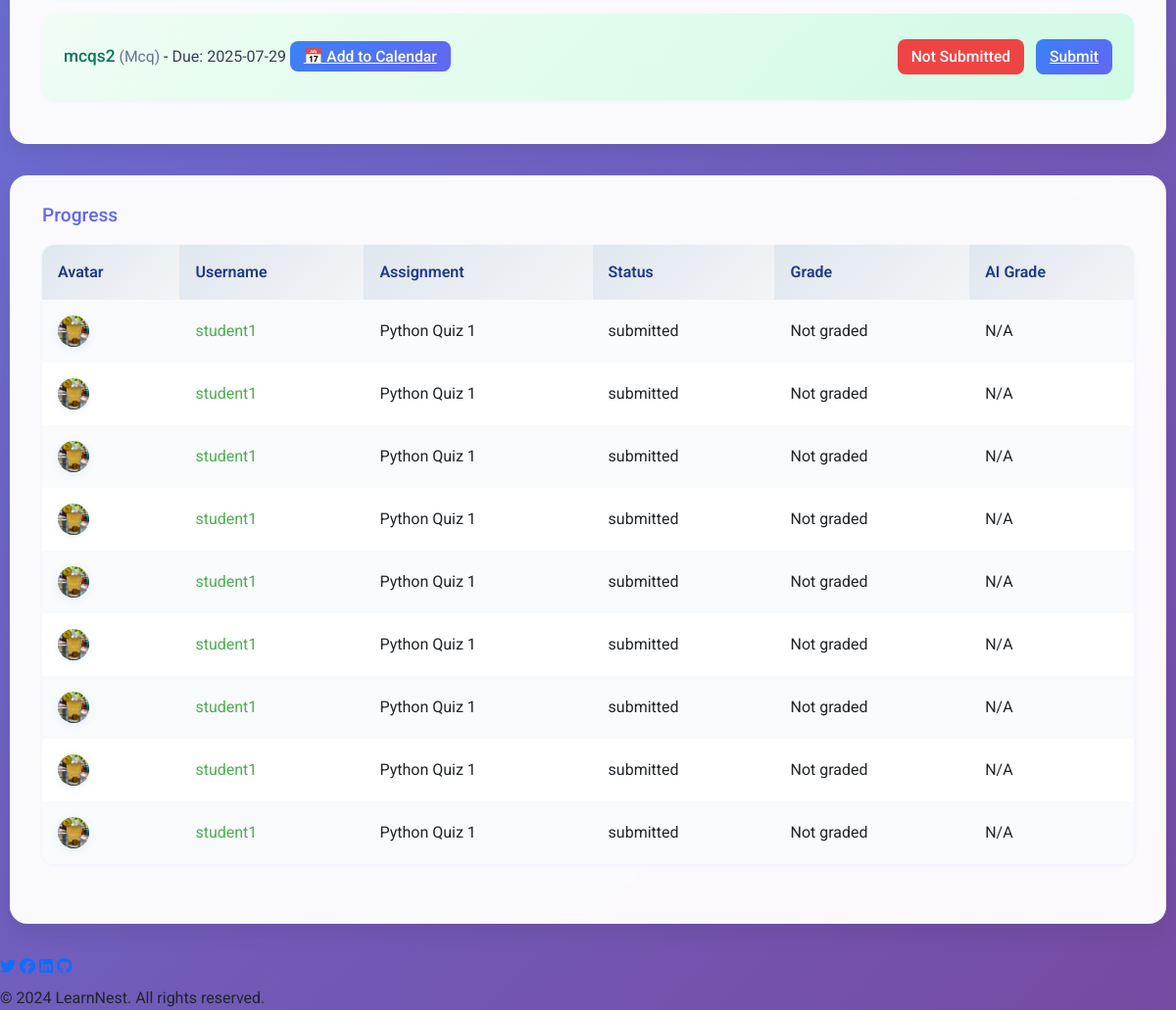
Page /course/1/progress (signed in, lower part) on the earlier database version.
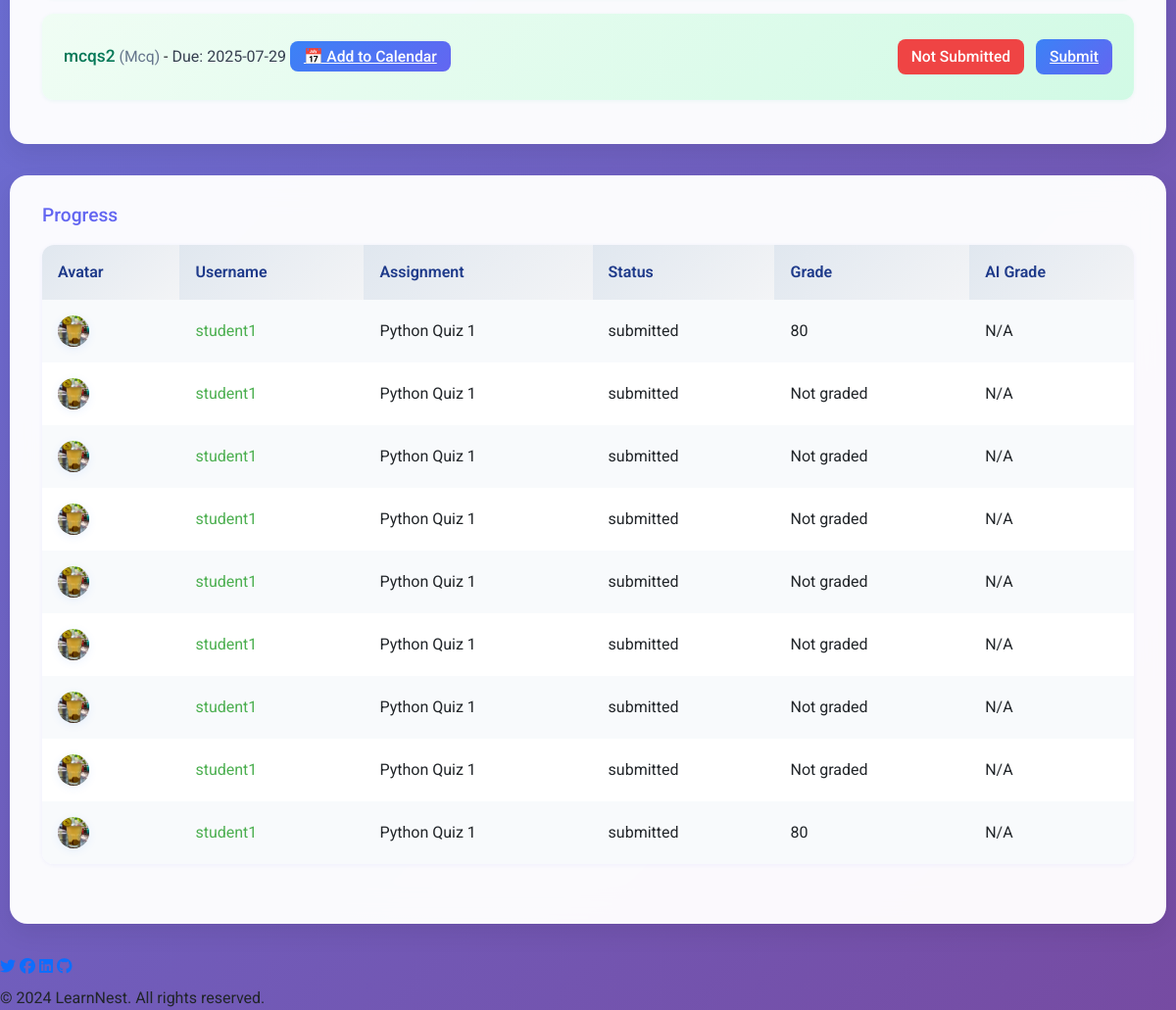
Same page on the later database version.
### tables this page shows
CREATE TABLE progress
             (id INTEGER PRIMARY KEY, user_id INTEGER, course_id INTEGER, assignment_name TEXT, status TEXT, grade INTEGER, file_path TEXT, ai_grade INTEGER, created_at TEXT);

CREATE TABLE users
             (id INTEGER PRIMARY KEY, username TEXT UNIQUE, password TEXT, role TEXT, avatar TEXT, display_name TEXT, bio TEXT, notif_forum INTEGER DEFAULT 1, notif_grades INTEGER DEFAULT 1, notif_announcements INTEGER DEFAULT 1, dark_mode INTEGER DEFAULT 0, badges TEXT, points INTEGER DEFAULT 0, api_token TEXT, is_approved INTEGER DEFAULT 0, full_name TEXT, email TEXT, phone TEXT, institution TEXT, payment_screenshot TEXT, is_blocked INTEGER DEFAULT 0, created_at TEXT);

### app.py (the view)
@app.route('/course/<int:course_id>/progress')
@login_required
def progress(course_id):
    conn = None
    try:
        conn = sqlite3.connect('database.db', timeout=15.0)
        conn.execute('PRAGMA journal_mode=WAL')
        conn.execute('PRAGMA synchronous=NORMAL')
        conn.execute('PRAGMA cache_size=10000')
        conn.execute('PRAGMA temp_store=MEMORY')
        c = conn.cursor()
        c.execute('SELECT title, creator_id, reference_file_path FROM courses WHERE id = ?', (course_id,))
        course_data = c.fetchone()
        if not course_data:
            flash('Course not found.')
            return redirect(url_for('home'))
        course_title = course_data[0]
        creator_id = course_data[1]
        reference_file = os.path.basename(course_data[2]) if course_data[2] else None
        c.execute('SELECT avatar, display_name FROM users WHERE id = ?', (creator_id,))
        creator_info = c.fetchone()
        creator_avatar = creator_info[0] if creator_info and creator_info[0] else DEFAULT_AVATAR
        creator_display_name = creator_info[1] if creator_info and creator_info[1] else 'Course Creator'
        c.execute('SELECT enrollment_number FROM enrollments WHERE user_id = ? AND course_id = ?',
                  (current_user.id, course_id))
        enrollment = c.fetchone()
        if not enrollment and current_user.role != 'creator':
            flash('You must be enrolled or be the creator to view progress.')
            return redirect(url_for('home'))
        if current_user.role == 'creator':
            c.execute('''SELECT p.id, u.username, p.assignment_name, p.status, p.grade, p.file_path, p.ai_grade, u.avatar, u.display_name
                         FROM progress p JOIN users u ON p.user_id = u.id
                         WHERE p.course_id = ?''', (course_id,))
            progress_data = c.fetchall()
        else:
            c.execute('''SELECT p.id, u.username, p.assignment_name, p.status, p.grade, p.file_path, p.ai_grade, u.avatar, u.display_name
                         FROM progress p JOIN users u ON p.user_id = u.id
                         WHERE p.course_id = ? AND p.user_id = ?''', (course_id, current_user.id))
            progress_data = c.fetchall()
        is_creator = current_user.role == 'creator' and creator_id == current_user.id
        c.execute('SELECT id, name, type, due_date FROM assignments WHERE course_id = ? ORDER BY due_date ASC', (course_id,))
        assignments = [{'id': row[0], 'name': row[1], 'type': row[2], 'due_date': row[3]} for row in c.fetchall()]
        assignment_status = {}
        if not is_creator:
            for a in assignments:
                c.execute('SELECT status FROM progress WHERE user_id = ? AND course_id = ? AND assignment_name = ?', (current_user.id, course_id, a['name']))
                row = c.fetchone()
                assignment_status[a['id']] = row[0] if row else 'Not Submitted'
        for a in assignments:
            c.execute('SELECT ai_grade FROM progress WHERE user_id=? AND course_id=? AND assignment_name=? ORDER BY id DESC LIMIT 1', (current_user.id, course_id, a['name']))
            row = c.fetchone()
            a['ai_feedback'] = row[0] if row and row[0] else None
        return render_template('progress.html', course_id=course_id, course_title=course_title, progress_data=progress_data, is_creator=is_creator, is_enrolled=bool(enrollment), reference_file=reference_file, assignments=assignments, assignment_status=assignment_status, creator_avatar=creator_avatar, creator_display_name=creator_display_name)
    except sqlite3.OperationalError as e:
        if "database is locked" in str(e):
            flash('Database is temporarily busy. Please refresh the page in a moment.')
        else:
            flash('Database error occurred. Please try again.')
        return redirect(url_for('home'))
    except Exception as e:
        flash('An error occurred while loading progress. Please try again.')
        return redirect(url_for('home'))
    finally:
        if conn:
            conn.close()

### app.py (called while the page is built)
@login_manager.user_loader
def load_user(user_id):
    conn = sqlite3.connect('database.db')
    c = conn.cursor()
    c.execute('SELECT id, username, role FROM users WHERE id = ?', (user_id,))
    user_data = c.fetchone()
    conn.close()
    if user_data:
        return User(user_data[0], user_data[1], user_data[2])
    return None

### templates/progress.html (shortened to what this page needs)
<!DOCTYPE html>
<html lang="en">
<head>
    <link href="https://cdn.jsdelivr.net/npm/bootstrap@5.3.2/dist/css/bootstrap.min.css" rel="stylesheet">
    <link rel="stylesheet" href="https://cdnjs.cloudflare.com/ajax/libs/font-awesome/6.4.2/css/all.min.css" />
</head>
<body>
    <div class="main-container">
      <div class="card-section">
        <ul class="assignments-list">
          {% for assignment in assignments %}
            <li>
              <div style="flex:2;">
                <span style="font-size:1.08em;font-weight:500;color:#047857;">{{ assignment['name'] }}</span> <span style="color:#64748b;font-size:0.98em;">({{ assignment['type']|capitalize }})</span> - <span style="color:#374151;">Due: {{ assignment['due_date'] or 'N/A' }}</span>
                <a href="/calendar/assignment/{{ assignment['id'] }}.ics" class="submit-btn" title="Add this assignment to your calendar">📅 Add to Calendar</a>
              </div>
              <div class="actions button-group">
                {% if not is_creator %}
                  <span class="badge-status {{ 'badge-success' if assignment_status[assignment['id']] == 'Submitted' else 'badge-danger' }}">
                    {{ assignment_status[assignment['id']] }}
                  </span>
                  <a href="{{ url_for('submit_assignment_new', course_id=course_id, assignment_id=assignment['id']) }}" class="submit-btn">Submit</a>
                {% endif %}
              </div>
            </li>
          {% else %}
            <li>No assignments available.</li>
          {% endfor %}
        </ul>
      </div>
      <div class="card-section">
        <h2 style="font-size:1.2rem;color:#6366f1;margin-bottom:1.2rem;">Progress</h2>
        {% if progress_data %}
          <table>
            <tr>
              <th>Avatar</th>
              <th>Username</th>
              <th>Assignment</th>
              <th>Status</th>
              <th>Grade</th>
              <th>AI Grade</th>
            </tr>
            {% for data in progress_data %}
              <tr>
                <td class="avatar-cell"><img src="/{{ data[7] if data|length > 7 and data[7] else 'static/default_avatar.png' }}" alt="avatar" onclick="window.location='/profile?user='+encodeURIComponent('{{ data[1] }}')"></td>
                <td><span style="cursor:pointer;color:#4CAF50;" onclick="window.location='/profile?user='+encodeURIComponent('{{ data[1] }}')">{{ data[1] }}</span></td>
                <td>{{ data[2] }}</td>
                <td>{{ data[3] }}</td>
                <td>{{ data[4] if data[4] is not none else 'Not graded' }}</td>
                <td>{{ data[6] if data[6] is not none else 'N/A' }}</td>
              </tr>
            {% endfor %}
          </table>
        {% else %}
          <p>No progress data available.</p>
        {% endif %}
      </div>
    </div>
    <footer class="footer">
      <div>
        <a href="https://twitter.com/" target="_blank"><i class="fab fa-twitter"></i></a>
        <a href="https://facebook.com/" target="_blank"><i class="fab fa-facebook"></i></a>
        <a href="https://linkedin.com/" target="_blank"><i class="fab fa-linkedin"></i></a>
        <a href="https://github.com/" target="_blank"><i class="fab fa-github"></i></a>
      </div>
      <div class="mt-2">&copy; {{ 2024 }} LearnNest. All rights reserved.</div>
    </footer>
    <link rel="stylesheet" href="https://unpkg.com/tippy.js@6/dist/tippy.css" />
</body>
</html>

Differences in the rows shown:
changed progress (number 1 of 9 on the later page): grade "Not graded" → "80"
changed progress (number 9 of 9 on the later page): grade "Not graded" → "80"
